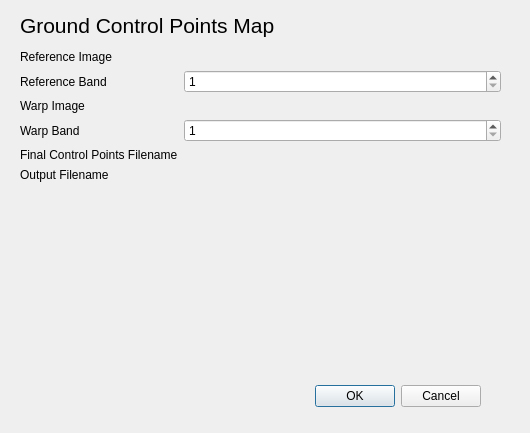
<?xml version="1.0" encoding="UTF-8"?>
<ui version="4.0">
 <class>GCPMapDialogBase</class>
 <widget class="QDialog" name="GCPMapDialogBase">
  <property name="geometry">
   <rect>
    <x>0</x>
    <y>0</y>
    <width>530</width>
    <height>433</height>
   </rect>
  </property>
  <property name="windowTitle">
   <string>GCP Map</string>
  </property>
  <property name="windowIcon">
   <iconset>
    <normaloff>icon.png</normaloff>icon.png</iconset>
  </property>
  <widget class="QDialogButtonBox" name="button_box">
   <property name="geometry">
    <rect>
     <x>20</x>
     <y>380</y>
     <width>461</width>
     <height>32</height>
    </rect>
   </property>
   <property name="orientation">
    <enum>Qt::Horizontal</enum>
   </property>
   <property name="standardButtons">
    <set>QDialogButtonBox::Cancel|QDialogButtonBox::Ok</set>
   </property>
  </widget>
  <widget class="QStackedWidget" name="stackedWidget">
   <property name="geometry">
    <rect>
     <x>10</x>
     <y>50</y>
     <width>501</width>
     <height>321</height>
    </rect>
   </property>
   <property name="currentIndex">
    <number>0</number>
   </property>
   <widget class="QWidget" name="page">
    <widget class="QWidget" name="formLayoutWidget">
     <property name="geometry">
      <rect>
       <x>10</x>
       <y>0</y>
       <width>481</width>
       <height>311</height>
      </rect>
     </property>
     <layout class="QFormLayout" name="formLayout">
      <item row="0" column="0">
       <widget class="QLabel" name="label_2">
        <property name="text">
         <string>Reference Image</string>
        </property>
       </widget>
      </item>
      <item row="2" column="0">
       <widget class="QLabel" name="label_3">
        <property name="text">
         <string>Warp Image</string>
        </property>
       </widget>
      </item>
      <item row="4" column="0">
       <widget class="QLabel" name="label_4">
        <property name="text">
         <string>Final Control Points Filename</string>
        </property>
       </widget>
      </item>
      <item row="5" column="0">
       <widget class="QLabel" name="label_5">
        <property name="text">
         <string>Output Filename</string>
        </property>
       </widget>
      </item>
      <item row="0" column="1">
       <widget class="QgsFileWidget" name="refImageQgsFileWidget">
        <property name="toolTip">
         <string>&lt;html&gt;&lt;head/&gt;&lt;body&gt;&lt;p&gt;Reference Image&lt;/p&gt;&lt;/body&gt;&lt;/html&gt;</string>
        </property>
        <property name="filter">
         <string>*.tif *.tiff *.gtif ;;*.img ;; *.*</string>
        </property>
       </widget>
      </item>
      <item row="2" column="1">
       <widget class="QgsFileWidget" name="warpImageQgsFileWidget">
        <property name="toolTip">
         <string>&lt;html&gt;&lt;head/&gt;&lt;body&gt;&lt;p&gt;Warp Image&lt;/p&gt;&lt;/body&gt;&lt;/html&gt;</string>
        </property>
        <property name="filter">
         <string>*.tif *.tiff *.gtif ;;*.img ;; *.*</string>
        </property>
       </widget>
      </item>
      <item row="4" column="1">
       <widget class="QgsFileWidget" name="csvQgsFileWidget">
        <property name="toolTip">
         <string>&lt;html&gt;&lt;head/&gt;&lt;body&gt;&lt;p&gt;Final Control Points Filename&lt;/p&gt;&lt;/body&gt;&lt;/html&gt;</string>
        </property>
        <property name="filter">
         <string>*.csv ;; *.*</string>
        </property>
        <property name="storageMode">
         <enum>QgsFileWidget::GetFile</enum>
        </property>
       </widget>
      </item>
      <item row="5" column="1">
       <widget class="QgsFileWidget" name="outputQgsFileWidget">
        <property name="toolTip">
         <string>&lt;html&gt;&lt;head/&gt;&lt;body&gt;&lt;p&gt;Output Fiilename&lt;/p&gt;&lt;/body&gt;&lt;/html&gt;</string>
        </property>
        <property name="filter">
         <string>*.tif *.tiff *.gtif ;;*.img ;; *.*</string>
        </property>
        <property name="storageMode">
         <enum>QgsFileWidget::SaveFile</enum>
        </property>
       </widget>
      </item>
      <item row="1" column="0">
       <widget class="QLabel" name="label_6">
        <property name="text">
         <string>Reference Band</string>
        </property>
       </widget>
      </item>
      <item row="3" column="0">
       <widget class="QLabel" name="label_7">
        <property name="text">
         <string>Warp Band</string>
        </property>
       </widget>
      </item>
      <item row="1" column="1">
       <widget class="QgsSpinBox" name="referenceBandQgsSpinBox">
        <property name="toolTip">
         <string>&lt;html&gt;&lt;head/&gt;&lt;body&gt;&lt;p&gt;Reference Band&lt;/p&gt;&lt;/body&gt;&lt;/html&gt;</string>
        </property>
        <property name="minimum">
         <number>1</number>
        </property>
       </widget>
      </item>
      <item row="3" column="1">
       <widget class="QgsSpinBox" name="warpBandQgsSpinBox">
        <property name="toolTip">
         <string>&lt;html&gt;&lt;head/&gt;&lt;body&gt;&lt;p&gt;Warp Band&lt;/p&gt;&lt;/body&gt;&lt;/html&gt;</string>
        </property>
        <property name="minimum">
         <number>1</number>
        </property>
        <property name="maximum">
         <number>99</number>
        </property>
       </widget>
      </item>
     </layout>
    </widget>
   </widget>
   <widget class="QWidget" name="page_2"/>
  </widget>
  <widget class="QLabel" name="label">
   <property name="geometry">
    <rect>
     <x>20</x>
     <y>10</y>
     <width>471</width>
     <height>31</height>
    </rect>
   </property>
   <property name="text">
    <string>&lt;html&gt;&lt;head/&gt;&lt;body&gt;&lt;p&gt;&lt;span style=&quot; font-size:16pt;&quot;&gt;Ground Control Points Map&lt;/span&gt;&lt;/p&gt;&lt;/body&gt;&lt;/html&gt;</string>
   </property>
  </widget>
 </widget>
 <customwidgets>
  <customwidget>
   <class>QgsFileWidget</class>
   <extends>QWidget</extends>
   <header>qgsfilewidget.h</header>
  </customwidget>
  <customwidget>
   <class>QgsSpinBox</class>
   <extends>QSpinBox</extends>
   <header>qgsspinbox.h</header>
  </customwidget>
 </customwidgets>
 <resources/>
 <connections>
  <connection>
   <sender>button_box</sender>
   <signal>accepted()</signal>
   <receiver>GCPMapDialogBase</receiver>
   <slot>accept()</slot>
   <hints>
    <hint type="sourcelabel">
     <x>20</x>
     <y>20</y>
    </hint>
    <hint type="destinationlabel">
     <x>20</x>
     <y>20</y>
    </hint>
   </hints>
  </connection>
  <connection>
   <sender>button_box</sender>
   <signal>rejected()</signal>
   <receiver>GCPMapDialogBase</receiver>
   <slot>reject()</slot>
   <hints>
    <hint type="sourcelabel">
     <x>20</x>
     <y>20</y>
    </hint>
    <hint type="destinationlabel">
     <x>20</x>
     <y>20</y>
    </hint>
   </hints>
  </connection>
 </connections>
</ui>
